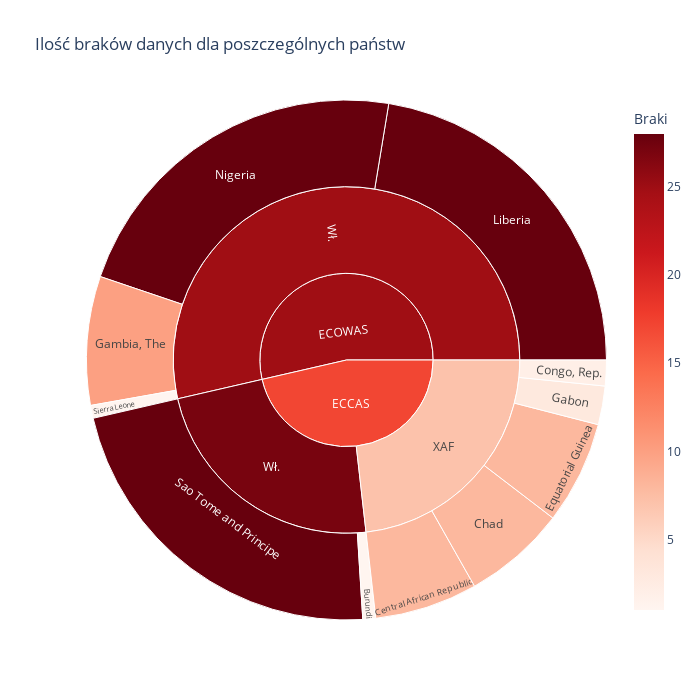

Notebook source saved alongside this figure:
### Code cell
#Wykres ilustrujący braki danych.
df["Braki"] = df.iloc[:, 3:7].isna().sum(axis=1)
df_b = df[df["Braki"] != 0]
df_b = df_b.groupby("Country Name").agg({'Braki': 'sum', 'Org. międzynarodowa': 'first', 'Waluta': 'first'}).reset_index()

fig = px.sunburst(df_b, 
                  path=["Org. międzynarodowa", "Waluta", "Country Name"],
                  values="Braki",
                  title="Ilość braków danych dla poszczególnych państw",
                  color = "Braki",
                  color_continuous_scale="Reds",
                  width=700, height=700)
fig.show()

### Figure 1 — Plotly figure (JSON) as saved in the notebook; plotly's stock layout.template omitted (floating-point values rounded to 4 significant figures)
{"data": [{"branchvalues": "total", "customdata": [[1], [8], [8], [2], [8], [3], [10], [28], [28], [28], [1], [27.07], [24.91], [7.069], [17.07], [24.91]], "domain": {"x": [0, 1], "y": [0, 1]}, "hovertemplate": "labels=%{label}<br>Braki_sum=%{value}<br>parent=%{parent}<br>id=%{id}<br>Braki=%{color}<extra></extra>", "ids": ["ECCAS/Wł./Burundi", "ECCAS/XAF/Central African Republic", "ECCAS/XAF/Chad", "ECCAS/XAF/Congo, Rep.", "ECCAS/XAF/Equatorial Guinea", "ECCAS/XAF/Gabon", "ECOWAS/Wł./Gambia, The", "ECOWAS/Wł./Liberia", "ECOWAS/Wł./Nigeria", "ECCAS/Wł./Sao Tome and Principe", "ECOWAS/Wł./Sierra Leone", "ECCAS/Wł.", "ECOWAS/Wł.", "ECCAS/XAF", "ECCAS", "ECOWAS"], "labels": ["Burundi", "Central African Republic", "Chad", "Congo, Rep.", "Equatorial Guinea", "Gabon", "Gambia, The", "Liberia", "Nigeria", "Sao Tome and Principe", "Sierra Leone", "Wł.", "Wł.", "XAF", "ECCAS", "ECOWAS"], "marker": {"coloraxis": "coloraxis", "colors": [1, 8, 8, 2, 8, 3, 10, 28, 28, 28, 1, 27.07, 24.91, 7.069, 17.07, 24.91]}, "name": "", "parents": ["ECCAS/Wł.", "ECCAS/XAF", "ECCAS/XAF", "ECCAS/XAF", "ECCAS/XAF", "ECCAS/XAF", "ECOWAS/Wł.", "ECOWAS/Wł.", "ECOWAS/Wł.", "ECCAS/Wł.", "ECOWAS/Wł.", "ECCAS", "ECOWAS", "ECCAS", "", ""], "type": "sunburst", "values": [1, 8, 8, 2, 8, 3, 10, 28, 28, 28, 1, 29, 67, 29, 58, 67]}], "layout": {"coloraxis": {"colorbar": {"title": {"text": "Braki"}}, "colorscale": [[0, "rgb(255,245,240)"], [0.125, "rgb(254,224,210)"], [0.25, "rgb(252,187,161)"], [0.375, "rgb(252,146,114)"], [0.5, "rgb(251,106,74)"], [0.625, "rgb(239,59,44)"], [0.75, "rgb(203,24,29)"], [0.875, "rgb(165,15,21)"], [1, "rgb(103,0,13)"]]}, "height": 700, "legend": {"tracegroupgap": 0}, "title": {"text": "Ilość braków danych dla poszczególnych państw"}, "width": 700}}
